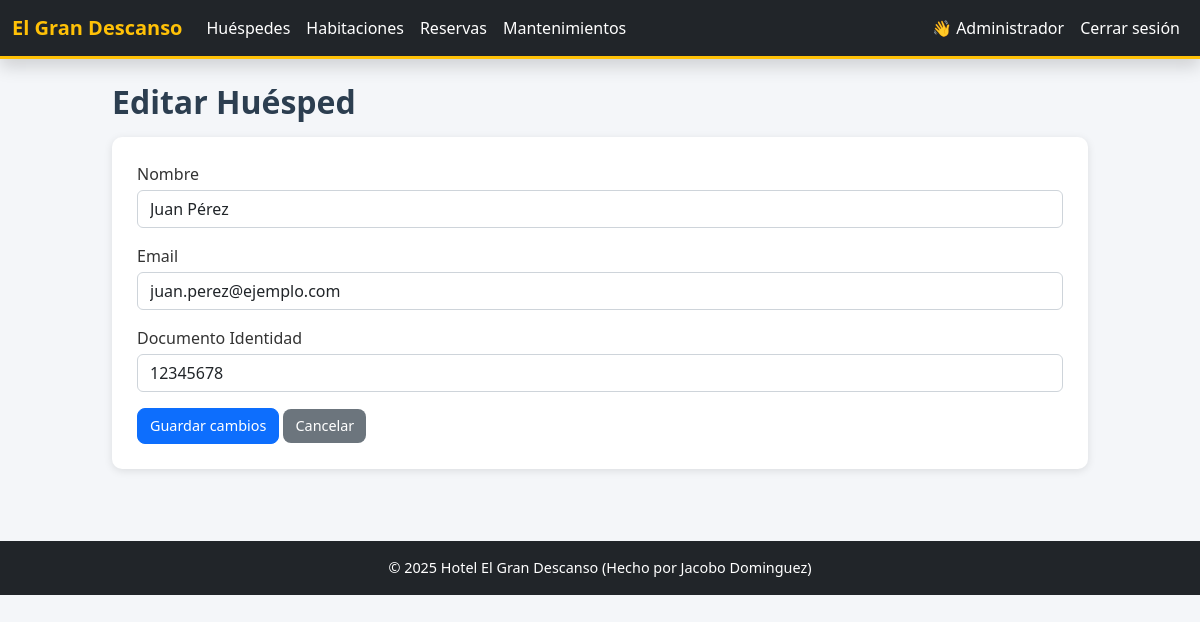
Page /huespedes/editar_huesped.php?id=1 (signed in) on the committed database.
### tables this page shows
CREATE TABLE huespedes(
	id INT AUTO_INCREMENT PRIMARY KEY,
    nombre VARCHAR(100) NOT NULL,
    email VARCHAR(100) NOT NULL,
    documento_identidad VARCHAR(50) NOT NULL
);

### huespedes/editar_huesped.php (the view, shortened to what this page needs)
<?php
include '../header.php';
require '../conexion.php';
$id = intval($_GET['id']);
$stmt = $pdo->prepare("SELECT * FROM huespedes WHERE id = ?");
$stmt->execute([$id]);
$h = $stmt->fetch();
?>
<h2>Editar Huésped</h2>
<form method="post" class="mt-3">
    <div class="mb-3">
        <label class="form-label">Nombre</label>
        <input class="form-control" name="nombre" required value="<?= htmlspecialchars($h['nombre']) ?>">
    </div>
    <div class="mb-3">
        <label class="form-label">Email</label>
        <input class="form-control" type="email" name="email" required value="<?= htmlspecialchars($h['email']) ?>">
    </div>
    <div class="mb-3">
        <label class="form-label">Documento Identidad</label>
        <input class="form-control" name="documento_identidad" required value="<?= htmlspecialchars($h['documento_identidad']) ?>">
    </div>
    <button class="btn btn-primary" type="submit">Guardar cambios</button>
    <a class="btn btn-secondary" href="/huespedes/listar_huespedes.php">Cancelar</a>
</form>
<?php include '../footer.php'; ?>

### css/style.css (style rules this page uses)
body { background-color: #f4f6f9; font-family: 'Segoe UI', Arial, sans-serif; margin: 0; padding: 0; color: #333; }
h1, h2, h3 { color: #2c3e50; font-weight: 600; }
a { text-decoration: none; }
.btn { border-radius: 8px !important; font-size: 0.9rem; padding: 6px 12px; transition: 0.3s; }
.btn-secondary { background-color: #6c757d !important; border: none; }
form { background-color: white; padding: 25px; border-radius: 10px; box-shadow: 0 2px 8px rgba(0, 0, 0, 0.1); }
.form-label { font-weight: 500; margin-bottom: 4px; }
.form-control, .form-select { border-radius: 6px !important; border: 1px solid #ced4da; }

### rows in the picture
huespedes: nombre "Juan Pérez", email "juan.perez@ejemplo.com", documento_identidad "12345678"

### other values in the picture
$_SESSION['usuario_nombre'] "Administrador"
